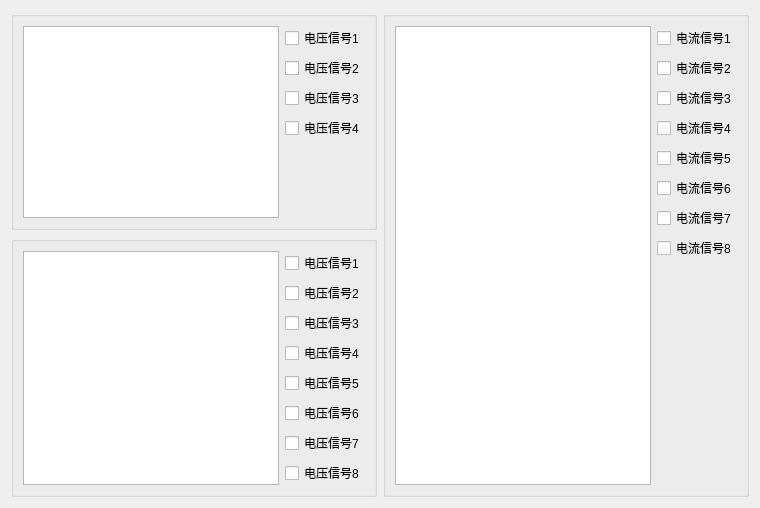
      <widget class="QWidget" name="tab_8">
       <attribute name="title">
        <string>Tab 2</string>
       </attribute>
       <layout class="QGridLayout" name="gridLayout_23">
        <item row="0" column="0">
         <widget class="QGroupBox" name="groupBox_5">
          <property name="title">
           <string/>
          </property>
          <layout class="QGridLayout" name="gridLayout_16">
           <item row="0" column="0">
            <widget class="PlotWidget" name="p5"/>
           </item>
           <item row="0" column="1">
            <layout class="QVBoxLayout" name="verticalLayout_8">
             <item>
              <widget class="QCheckBox" name="checkBox_11">
               <property name="font">
                <font>
                 <pointsize>9</pointsize>
                </font>
               </property>
               <property name="text">
                <string>电压信号1</string>
               </property>
              </widget>
             </item>
             <item>
              <widget class="QCheckBox" name="checkBox_10">
               <property name="font">
                <font>
                 <pointsize>9</pointsize>
                </font>
               </property>
               <property name="text">
                <string>电压信号2</string>
               </property>
              </widget>
             </item>
             <item>
              <widget class="QCheckBox" name="checkBox_9">
               <property name="font">
                <font>
                 <pointsize>9</pointsize>
                </font>
               </property>
               <property name="text">
                <string>电压信号3</string>
               </property>
              </widget>
             </item>
             <item>
              <widget class="QCheckBox" name="checkBox_8">
               <property name="font">
                <font>
                 <pointsize>9</pointsize>
                </font>
               </property>
               <property name="text">
                <string>电压信号4</string>
               </property>
              </widget>
             </item>
             <item>
              <spacer name="verticalSpacer_9">
               <property name="orientation">
                <enum>Qt::Vertical</enum>
               </property>
               <property name="sizeHint" stdset="0">
                <size>
                 <width>20</width>
                 <height>40</height>
                </size>
               </property>
              </spacer>
             </item>
            </layout>
           </item>
          </layout>
         </widget>
        </item>
        <item row="1" column="0">
         <widget class="QGroupBox" name="groupBox_6">
          <property name="title">
           <string/>
          </property>
          <layout class="QGridLayout" name="gridLayout_21">
           <item row="0" column="0">
            <widget class="PlotWidget" name="p6"/>
           </item>
           <item row="0" column="1">
            <layout class="QVBoxLayout" name="verticalLayout_9">
             <item>
              <widget class="QCheckBox" name="checkBox_12">
               <property name="font">
                <font>
                 <pointsize>9</pointsize>
                </font>
               </property>
               <property name="text">
                <string>电压信号1</string>
               </property>
              </widget>
             </item>
             <item>
              <widget class="QCheckBox" name="checkBox_13">
               <property name="font">
                <font>
                 <pointsize>9</pointsize>
                </font>
               </property>
               <property name="text">
                <string>电压信号2</string>
               </property>
              </widget>
             </item>
             <item>
              <widget class="QCheckBox" name="checkBox_14">
               <property name="font">
                <font>
                 <pointsize>9</pointsize>
                </font>
               </property>
               <property name="text">
                <string>电压信号3</string>
               </property>
              </widget>
             </item>
             <item>
              <widget class="QCheckBox" name="checkBox_15">
               <property name="font">
                <font>
                 <pointsize>9</pointsize>
                </font>
               </property>
               <property name="text">
                <string>电压信号4</string>
               </property>
              </widget>
             </item>
             <item>
              <widget class="QCheckBox" name="checkBox_20">
               <property name="font">
                <font>
                 <pointsize>9</pointsize>
                </font>
               </property>
               <property name="text">
                <string>电压信号5</string>
               </property>
              </widget>
             </item>
             <item>
              <widget class="QCheckBox" name="checkBox_21">
               <property name="font">
                <font>
                 <pointsize>9</pointsize>
                </font>
               </property>
               <property name="text">
                <string>电压信号6</string>
               </property>
              </widget>
             </item>
             <item>
              <widget class="QCheckBox" name="checkBox_22">
               <property name="font">
                <font>
                 <pointsize>9</pointsize>
                </font>
               </property>
               <property name="text">
                <string>电压信号7</string>
               </property>
              </widget>
             </item>
             <item>
              <widget class="QCheckBox" name="checkBox_23">
               <property name="font">
                <font>
                 <pointsize>9</pointsize>
                </font>
               </property>
               <property name="text">
                <string>电压信号8</string>
               </property>
              </widget>
             </item>
            </layout>
           </item>
          </layout>
         </widget>
        </item>
        <item row="0" column="1" rowspan="2">
         <widget class="QGroupBox" name="groupBox_7">
          <property name="title">
           <string/>
          </property>
          <layout class="QGridLayout" name="gridLayout_22">
           <item row="0" column="0">
            <widget class="PlotWidget" name="p7"/>
           </item>
           <item row="0" column="1">
            <layout class="QVBoxLayout" name="verticalLayout_10">
             <item>
              <widget class="QCheckBox" name="checkBox_16">
               <property name="font">
                <font>
                 <pointsize>9</pointsize>
                </font>
               </property>
               <property name="text">
                <string>电流信号1</string>
               </property>
              </widget>
             </item>
             <item>
              <widget class="QCheckBox" name="checkBox_17">
               <property name="font">
                <font>
                 <pointsize>9</pointsize>
                </font>
               </property>
               <property name="text">
                <string>电流信号2</string>
               </property>
              </widget>
             </item>
             <item>
              <widget class="QCheckBox" name="checkBox_18">
               <property name="font">
                <font>
                 <pointsize>9</pointsize>
                </font>
               </property>
               <property name="text">
                <string>电流信号3</string>
               </property>
              </widget>
             </item>
             <item>
              <widget class="QCheckBox" name="checkBox_19">
               <property name="font">
                <font>
                 <pointsize>9</pointsize>
                </font>
               </property>
               <property name="text">
                <string>电流信号4</string>
               </property>
              </widget>
             </item>
             <item>
              <widget class="QCheckBox" name="checkBox_24">
               <property name="font">
                <font>
                 <pointsize>9</pointsize>
                </font>
               </property>
               <property name="text">
                <string>电流信号5</string>
               </property>
              </widget>
             </item>
             <item>
              <widget class="QCheckBox" name="checkBox_25">
               <property name="font">
                <font>
                 <pointsize>9</pointsize>
                </font>
               </property>
               <property name="text">
                <string>电流信号6</string>
               </property>
              </widget>
             </item>
             <item>
              <widget class="QCheckBox" name="checkBox_26">
               <property name="font">
                <font>
                 <pointsize>9</pointsize>
                </font>
               </property>
               <property name="text">
                <string>电流信号7</string>
               </property>
              </widget>
             </item>
             <item>
              <widget class="QCheckBox" name="checkBox_27">
               <property name="font">
                <font>
                 <pointsize>9</pointsize>
                </font>
               </property>
               <property name="text">
                <string>电流信号8</string>
               </property>
              </widget>
             </item>
             <item>
              <spacer name="verticalSpacer_4">
               <property name="orientation">
                <enum>Qt::Vertical</enum>
               </property>
               <property name="sizeHint" stdset="0">
                <size>
                 <width>20</width>
                 <height>40</height>
                </size>
               </property>
              </spacer>
             </item>
            </layout>
           </item>
          </layout>
         </widget>
        </item>
       </layout>
      </widget>
